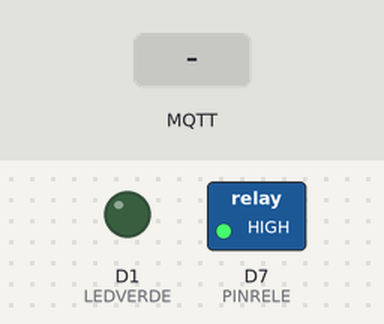
This sketch was run on a simulated ESP8266 (NodeMCU). On the bench: switched loads named in the sketch (green lamp = pin HIGH), output pins drawn as LEDs (lit = HIGH). Inputs (shaded band) come from the test bench. WiFi joins after 1.5 s; servers stay silent unless stated; no MQTT or app messages arrive unless stated; what the sketch prints to the serial monitor is not drawn.

Above: at 2.7 s.
2.8 s: MQTT message "1" arrives on the first subscribed topic
At 3.1 s:
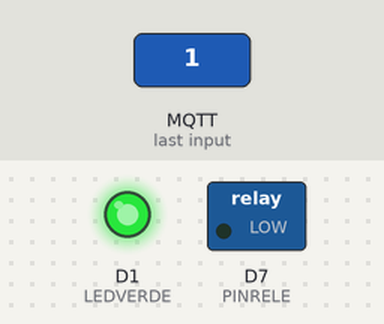
4.3 s: MQTT message "0" arrives on the first subscribed topic
Timing chart, 0 to 4.3 s (numbered marks = the images above; inputs shaded):
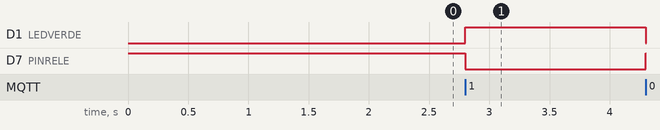

Measured:
- after the input at 2.8 s, D1 (LEDVERDE): LOW → HIGH at once; D7 (PINRELE): HIGH → LOW at once

The sketch:

controle_rele_mqtt.ino
```cpp
// --- WIFI ---
#include <ESP8266WiFi.h>
const char* ssid     = "";
const char* password = "";
WiFiClient esp8266Client;

// --- MQTT ---
//Adicionar dados para a conexão
#include <PubSubClient.h>
PubSubClient client(esp8266Client);
const char* mqtt_Broker = "iot.eclipse.org";
const int   mqtt_port = 1883;
const char* topico = "iluminacao/status";
const char* mqtt_ClientID = "veronica";

#define LEDVERDE D1
#define PINRELE D7

// --- Conecta ao WIFI ---
void conectarWifi(){
    WiFi.begin(ssid, password);
    while (WiFi.status() != WL_CONNECTED) {
        delay(500);
        Serial.print(".");
    }
    Serial.println("");
    Serial.println("WiFi connected");
    Serial.println("IP address: ");
    Serial.println(WiFi.localIP());
}

// --- Conecta ao MQTT ---
void conectarMQTT() {
  while (!client.connected()) {
    client.connect(mqtt_ClientID);
    if(client.connected()) {
      client.subscribe(topico);
    }
  }
}

void controleLuz(String payload) {
  Serial.println(payload);
  if(payload == "1") {
     digitalWrite(LEDVERDE, HIGH);
     digitalWrite(PINRELE, HIGH);
  } else {
    digitalWrite(LEDVERDE, LOW);
    digitalWrite(PINRELE, LOW);
  }
}

String mqtt_callback(char* topic, byte* payload, unsigned int length) {
    String msg;

    //obtem a string do payload recebido
    for(int i = 0; i < length; i++)
    {
       char c = (char)payload[i];
       msg += c;
    }

  Serial.println(msg);
  if(msg == "1") {
     digitalWrite(LEDVERDE, HIGH);
     digitalWrite(PINRELE, LOW);
  } else {
    digitalWrite(LEDVERDE, LOW);
    digitalWrite(PINRELE, HIGH);
  }
}

void setup() {
  Serial.begin(115200);
  pinMode(LEDVERDE, OUTPUT);
  pinMode(PINRELE, OUTPUT);
  digitalWrite(PINRELE, HIGH);
  digitalWrite(LEDVERDE, LOW);
  conectarWifi();
  client.setServer(mqtt_Broker, mqtt_port);
  client.setCallback(mqtt_callback);
}

void loop() {
  if (!client.connected()) {
    conectarMQTT();
  }
  client.loop();
}
```
